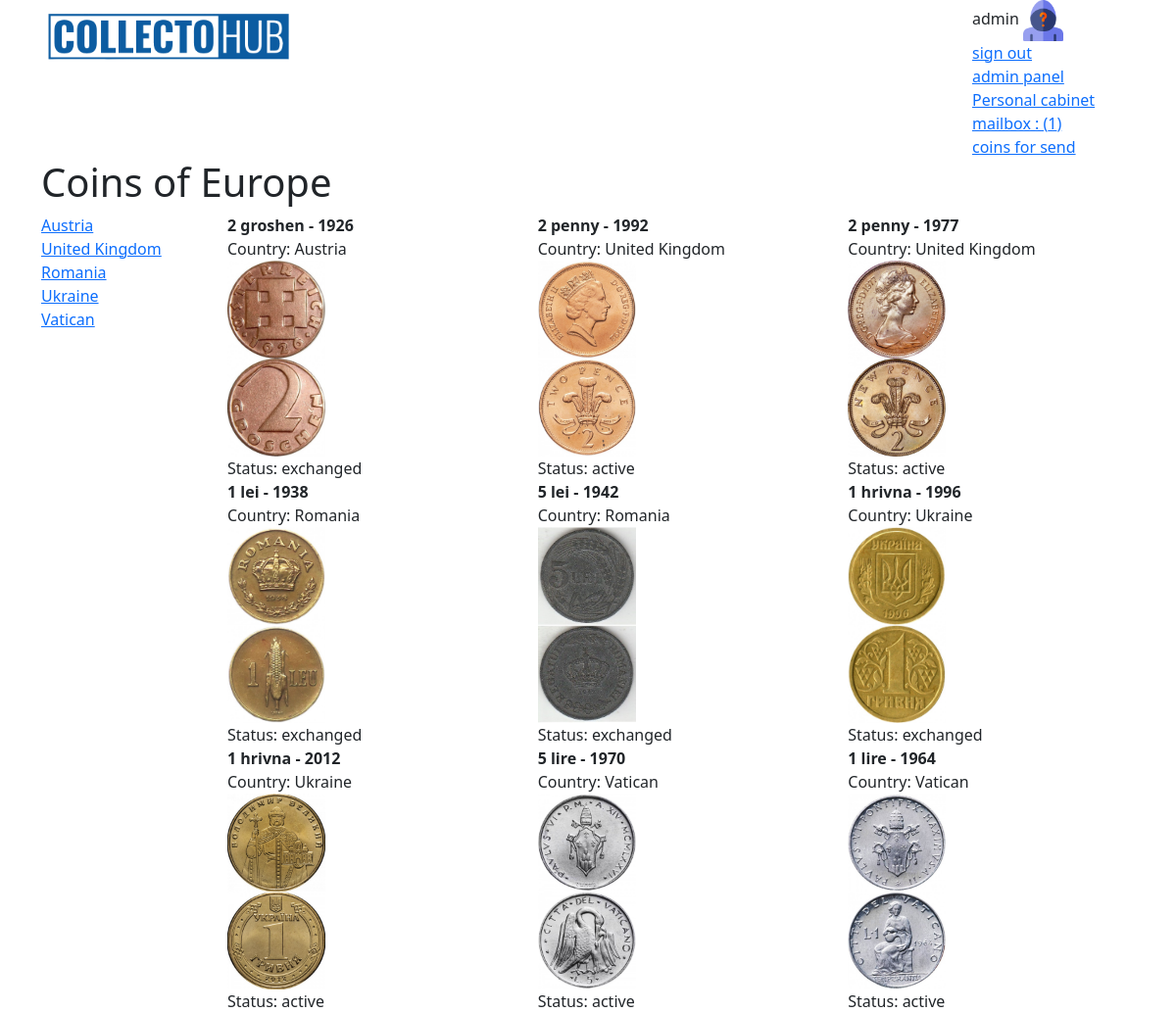
/continent/1/ (signed in), run on the app's committed database.
### coins/models.py (models this page shows, shortened)
class UserProfile(models.Model):
    user = models.OneToOneField(User, related_name='profile', on_delete=models.CASCADE)
    user_pic = models.ImageField(blank=True, upload_to='coins/user_pic/')
    phone = models.CharField(max_length=20)
    postcode = models.CharField(max_length=10)
    addres = models.CharField(max_length=150)
    city =  models.CharField(max_length=20)
    def has_multi_offers_under_consideration(self):
        offers = MultiOffer.objects.filter(responder=self.user, status='c')
        return offers.exists()
    def unread_messages_count(self):
        return self.user.received_messages.filter(is_read=False).count()

class Continent(models.Model):
    name = models.CharField(max_length=150, unique=True)
    class Meta:
        verbose_name = "Continent"
        verbose_name_plural = "Continents"
    def get_coins(self):
        return Coin.objects.filter(country__continent=self)
    def get_coutries_has_coins(self):
        return self.countries.filter(coins__isnull=False).distinct()

class Country(models.Model):
    name = models.CharField(max_length=150, unique=True)
    continent = models.ForeignKey(Continent, on_delete=models.CASCADE, related_name="countries")
    class Meta:
        verbose_name = "Country"
        verbose_name_plural = "Countries"
    def __str__(self):
        return self.name

class Coin(models.Model):
    img_front = models.ImageField(upload_to='products_image', blank=True)
    img_back = models.ImageField(upload_to='products_image', blank=True)
    img_add_1 = models.ImageField(upload_to='products_image', blank=True)
    img_add_2 = models.ImageField(upload_to='products_image', blank=True)
    country = models.ForeignKey(Country, on_delete=models.CASCADE, related_name='coins')  # Reference to Country
    denomination = models.CharField(max_length=150)  # Denomination
    year = models.IntegerField()  # Year
    material = models.CharField(max_length=15, blank=True, choices=material_choices)  # Material
    safety = models.CharField(max_length=2, blank=True, choices=safety_choices)  # Optional field for admin use
    weight = models.FloatField(blank=True, null=True)  # Weight
    diameter = models.FloatField(blank=True, null=True)  # Diameter
    thickness = models.FloatField(blank=True, null=True)  # Thickness
    circulation = models.IntegerField(blank=True, null=True)  # Circulation
    owner = models.ForeignKey(User, on_delete=models.CASCADE, related_name='coins')
    box = models.ForeignKey('Box', on_delete=models.SET_NULL, blank=True, null=True, related_name='coins')
    status = models.CharField(max_length=1, choices=status_choices_coin, default='a')
    class Meta:
        verbose_name = 'Coin'
        verbose_name_plural = 'Coins'

### coins/views.py (the view)
# urls.py: path('continent/<int:pk>/', views.ContinentDetailView.as_view(), name='continent-detail'),
class ContinentDetailView(DetailView):
    model = Continent

### coins/templates/coins/continent_detail.html (shortened to what this page needs)
{% extends 'coins/base.html' %}
{% block content %}
<h1>Coins of {{ continent.name }}</h1>
    <div class="row">
        <div class="col-2">
            {% for country in continent.get_coutries_has_coins %}
        <div>
            <a href="{% url 'coins:country-detail' pk=country.id%}"> {{ country }} </a>
        </div>
    {% endfor %}
        </div>
        <div class="col-10">
            <div class="row">
                {% for coin in continent.get_coins %}
                    <div class="col-4">
                        <strong>{{ coin.denomination }} - {{ coin.year }}</strong><br>
                        Country: {{ coin.country.name }}<br>
                        <a href="{% url 'coins:coin-detail' pk=coin.id %}">
                            <img src="{{ coin.img_front.url }}" alt="Front Image" width="100">
                        </a>
                        <br>
                        <a href="{% url 'coins:coin-detail' pk=coin.id %}">
                            <img src="{{ coin.img_back.url }}" alt="Back Image" width="100">
                        </a>
                        <br>
                        Status: {{ coin.get_status_display }}
                    </div>
                {% endfor %}
            </div>
        </div>
    </div>
{% endblock %}

### coins/templates/coins/base.html (shortened to what this page needs)
<!DOCTYPE html>
{% load static %}
<html lang="en">
  <head>
    <link
      href="https://cdn.jsdelivr.net/npm/bootstrap@5.3.3/dist/css/bootstrap.min.css"
      rel="stylesheet"
    />
    <link
      rel="stylesheet"
      href="https://cdnjs.cloudflare.com/ajax/libs/font-awesome/6.6.0/css/all.min.css"
    />
  </head>
  <body>
    <div class="container">
      <div class="row justify-content-between">
        <div class="col-3">
          <a href="{% url 'coins:index'%}">
            <img
              class="w-100"
              src="{% static 'coins/img/coins.png' %}"
              alt="logo"
            />
          </a>
        </div>
        <div class="col-2">
          {% if user.is_authenticated %} {{ user }}
          <img class="w-25" src="{{ user.profile.user_pic.url }}" alt="logo" />
          <br />
          <a href="{% url 'coins:sign-out' %}"> sign out </a>
          {% if user.is_staff %}
          <br />
          <a href="/admin/" target="_blank"> admin panel </a>
          {% endif %}
          <br>
          <a href="{% url 'coins:user-cabinet' pk=user.id %}">Personal cabinet</a>
          <br>
            <a href="{% url 'coins:user-mail-box' pk=user.id %}">
              mailbox
              {% if user.profile.unread_messages_count %}
              : ({{ user.profile.unread_messages_count }})
              {% endif %}
            </a>
          {% if user.is_superuser %}
          <div>
              <a href="{% url 'coins:coins-to-send' %}">
                  coins for send
              </a>
          </div>
          {% endif %}
          {% endif %}
        </div>
      </div>
      {% block content %}{% endblock %}
    </div>
  </body>
</html>

### data on the page
Continent: name "Europe"
Country: name "Austria"
Country: name "United Kingdom"
Country: name "Romania"
Country: name "Ukraine"
Country: name "Vatican"
Coin: denomination "2 groshen", year "1926", country.name "Austria", img_front (picture), img_back (picture), status "exchanged"
Coin: denomination "2 penny", year "1992", country.name "United Kingdom", img_front (picture), img_back (picture), status "active"
Coin: denomination "2 penny", year "1977", country.name "United Kingdom", img_front (picture), img_back (picture), status "active"
Coin: denomination "1 lei", year "1938", country.name "Romania", img_front (picture), img_back (picture), status "exchanged"
Coin: denomination "5 lei", year "1942", country.name "Romania", img_front (picture), img_back (picture), status "exchanged"
Coin: denomination "1 hrivna", year "1996", country.name "Ukraine", img_front (picture), img_back (picture), status "exchanged"
Coin: denomination "1 hrivna", year "2012", country.name "Ukraine", img_front (picture), img_back (picture), status "active"
Coin: denomination "5 lire", year "1970", country.name "Vatican", img_front (picture), img_back (picture), status "active"
Coin: denomination "1 lire", year "1964", country.name "Vatican", img_front (picture), img_back (picture), status "active"

### other printed values
{{ user }} "admin"
{{ user.profile.unread_messages_count }} "1"
